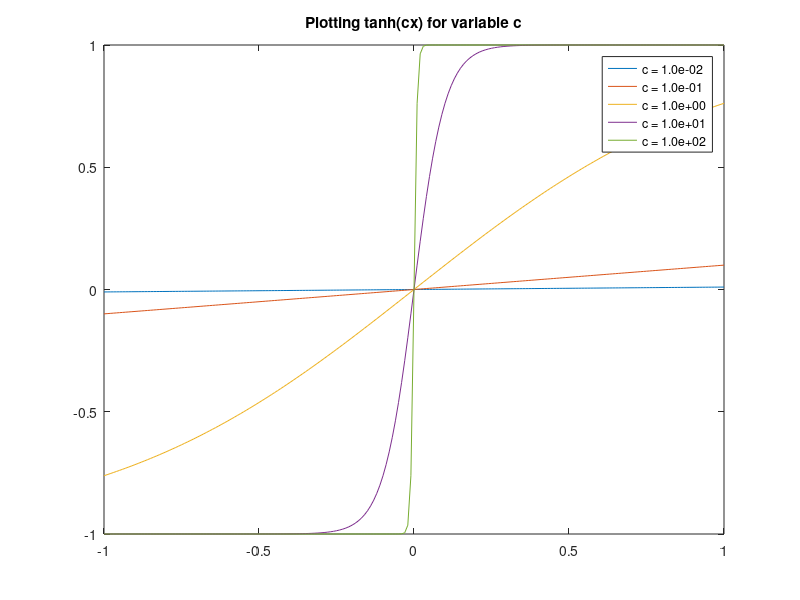

This figure's MATLAB source:
%%%%%%%%%%%%%%%%%%%%%%%%%%%
% Fall 2018 Math 8600 w/ Xue 
%   Homework 1   
%
% Question
%   1.4
%
% Notes
%   None
%
% Author
%   Trevor Squires
%%%%%%%%%%%%%%%%%%%%%%%%%%%


%% Problem 1.4
clear
clc
close all;

plots = 2;
n = 2*plots+1;
exponents = -plots:plots;
c = 10.^(exponents);
tanh = @(c,x) (exp(c*x)-exp(-c*x))/(exp(c*x) + exp(-c*x));

x = -1:0.01:1;
numPts = length(x);

y = zeros(n, numPts);

for i = 1:n
    for j = 1:numPts
        y(i,j) = tanh(c(i),x(j));
    end
end

legendNames = cell(1,n);
for i = 1:n
    legendNames{i} = sprintf('c = %0.1e',c(i));
    plot(x,y(i,:))
    hold on
    
end
legend(legendNames, 'Location','Best')
title('Plotting tanh(cx) for variable c')







